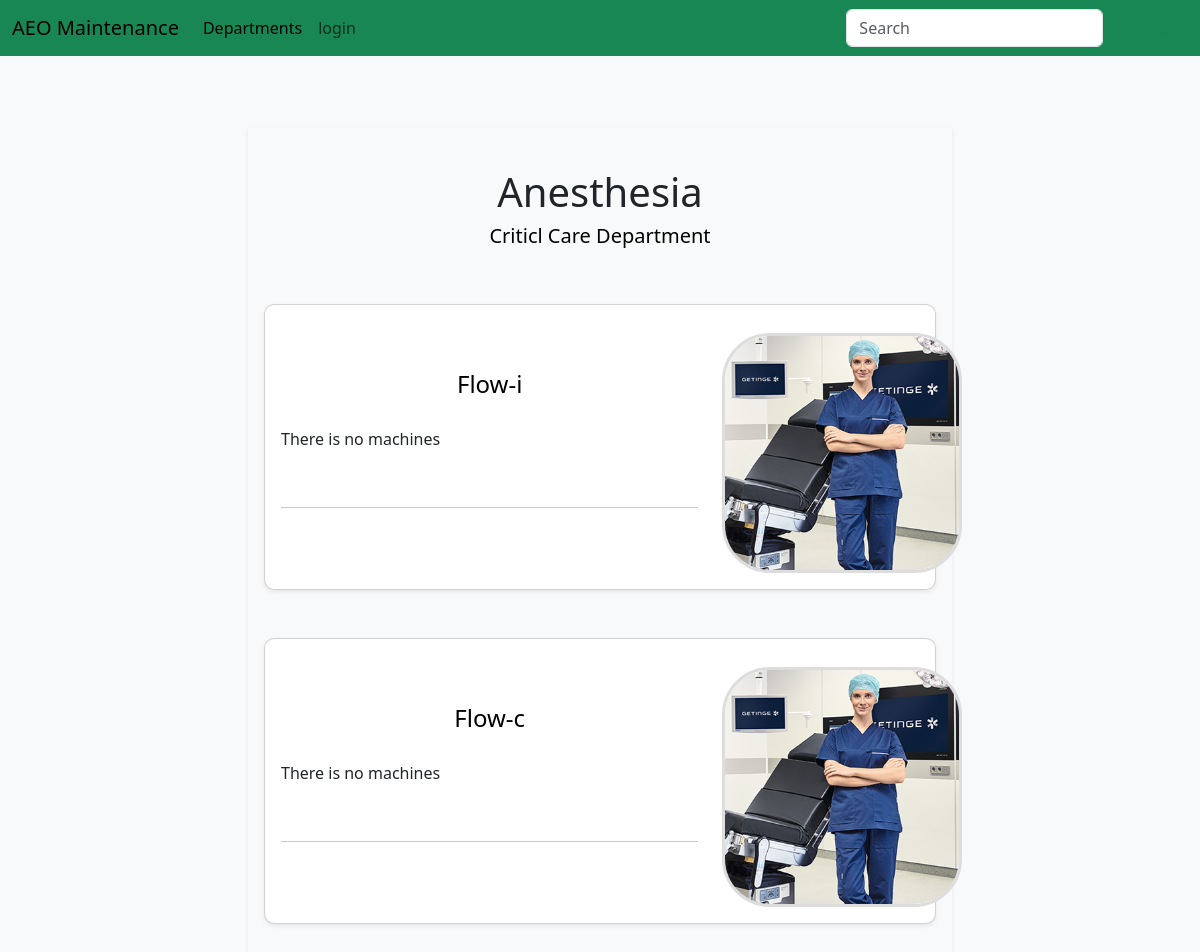
The app's page /devices/2/models/, older data.
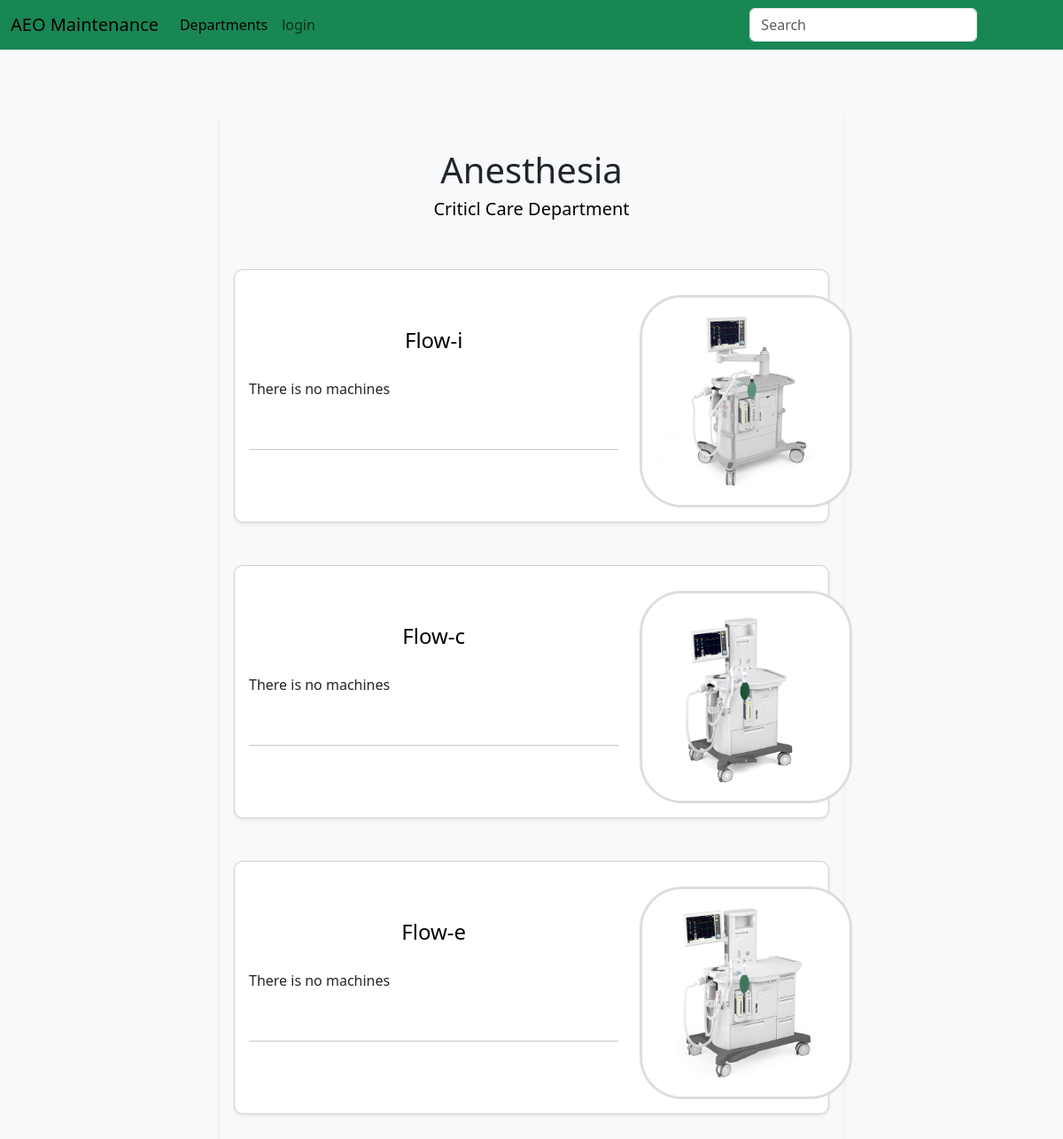
The same page, newer data.
### maintenance_system/models.py (models this page shows, shortened)
class Model(db.Model):
	id = db.Column(db.Integer, primary_key=True)
	name = db.Column(db.String(80), unique=True)
	manufacturer = db.Column(db.String(80))
	picture = db.Column(db.String(20), default='device_model.jpg')
	device_id = db.Column(db.Integer, db.ForeignKey('device.id'))
	machines = db.relationship('Machine', backref='model', lazy=True)

### maintenance_system/Main/routes.py (the view)
@main.route('/<path:path>', methods=['GET'])
def catch_all(path):
    return f"Caught route: {path}", 404

### maintenance_system/Model_of_machine/forms.py (shortened to what this page needs)
class ModelForm(FlaskForm):
    name = StringField('Model Name', validators=[DataRequired(), Length(min=2, max=20)])
    manufacturer = StringField('Manufacturer', validators=[DataRequired(), Length(min=2, max=20)])
    picture = FileField('Model Picture', validators=[FileAllowed(['jpg', 'png'])])
    submit = SubmitField('Add')

### maintenance_system/Model_of_machine/routes.py (called while the page is built)
@modelsbp.route('/devices/<int:device_id>/models/', methods=['GET'])
def models(device_id):
    form = ModelForm()
    device = Device.query.get_or_404(device_id)
    models = device.models
    return render_template('models.html', device=device, models=models, form=form)

### maintenance_system/Templates/models.html (shortened to what this page needs)
{% extends "layout.html"%}
{% block content %}
<div class="row justify-content-center">
	<div class="col-lg-8 mt-4 mb-4">
		<div class=" p-3 shadow-sm">
			<div class="row">
				<div class="col-md-8 col-lg-12 mt-4 mb-4">
					<h1 class="text-center">{{ device.name }}</h1>
					<a href="{{ url_for('devicesbp.devices', department_id=device.department.id) }}"
						class="anchor-custom">
						<h5 class="text-center">{{device.department.name}} Department</h5>
					</a>
				</div>
				{% for model in models %}
				<div class="col-md-8 col-lg-12 mt-4 mb-4">
					<div class="card p-3 shadow-sm">
						<div class="row align-items-center">
							<div class="col-lg-8 col-12">
								<a href="{{ url_for('machinesbp.machines', model_id = model.id)}}"
									class="anchor-custom">
									<h4 class="mb-1 text-center">{{model.name}}</h4>
								</a>
								<br>
								{% if model.machines%}
								<div class="list-group">
									{% for machine in model.machines%}
									<a href="" class="list-group-item list-group-item-action">{{
										machine.serial_number }}</a>
									{% endfor%}
								</div>
								<br>
								<h5>Number of machines: {{ model.machines|length }}</h5>
								{% else %}
								<p>There is no machines</p>
								{% endif%}
								<br>
								<hr>
							</div>
							<div class="col-lg-4 text-center mt-1 mr-3">
								<img src="{{ url_for('static', filename='images/'+model.picture) }}" alt="User Photo"
									class="department-photo mt-2">
							</div>
						</div>
					</div>
				</div>
				{% endfor %}
			</div>
		</div>
	</div>
	{% endblock%}

Row changes from the older to the newer data that the page shows:
changed Model "Flow-i": picture: a different picture
changed Model "Flow-c": picture: a different picture
now on this page (row edited): Model: name "Flow-e", picture (picture)
